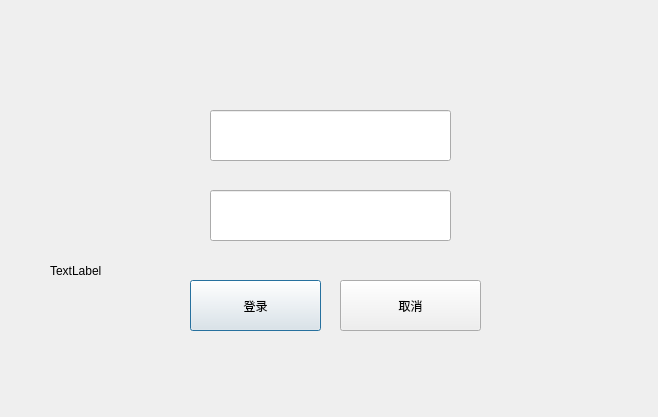
<?xml version="1.0" encoding="UTF-8"?>
<ui version="4.0">
 <class>LoginDialog</class>
 <widget class="QDialog" name="LoginDialog">
  <property name="geometry">
   <rect>
    <x>0</x>
    <y>0</y>
    <width>658</width>
    <height>417</height>
   </rect>
  </property>
  <property name="windowTitle">
   <string>Dialog</string>
  </property>
  <widget class="QPushButton" name="loginPushButton">
   <property name="geometry">
    <rect>
     <x>190</x>
     <y>280</y>
     <width>131</width>
     <height>51</height>
    </rect>
   </property>
   <property name="text">
    <string>登录</string>
   </property>
  </widget>
  <widget class="QPushButton" name="cancelPushButton">
   <property name="geometry">
    <rect>
     <x>340</x>
     <y>280</y>
     <width>141</width>
     <height>51</height>
    </rect>
   </property>
   <property name="text">
    <string>取消</string>
   </property>
  </widget>
  <widget class="QLineEdit" name="userNameLineEdit">
   <property name="geometry">
    <rect>
     <x>210</x>
     <y>110</y>
     <width>241</width>
     <height>51</height>
    </rect>
   </property>
  </widget>
  <widget class="QLineEdit" name="passwordLineEdit">
   <property name="geometry">
    <rect>
     <x>210</x>
     <y>190</y>
     <width>241</width>
     <height>51</height>
    </rect>
   </property>
   <property name="echoMode">
    <enum>QLineEdit::Password</enum>
   </property>
  </widget>
  <widget class="QLabel" name="loadingLabel">
   <property name="geometry">
    <rect>
     <x>50</x>
     <y>220</y>
     <width>111</width>
     <height>101</height>
    </rect>
   </property>
   <property name="text">
    <string>TextLabel</string>
   </property>
  </widget>
 </widget>
 <resources/>
 <connections>
  <connection>
   <sender>cancelPushButton</sender>
   <signal>clicked()</signal>
   <receiver>LoginDialog</receiver>
   <slot>close()</slot>
   <hints>
    <hint type="sourcelabel">
     <x>436</x>
     <y>313</y>
    </hint>
    <hint type="destinationlabel">
     <x>328</x>
     <y>208</y>
    </hint>
   </hints>
  </connection>
 </connections>
</ui>
